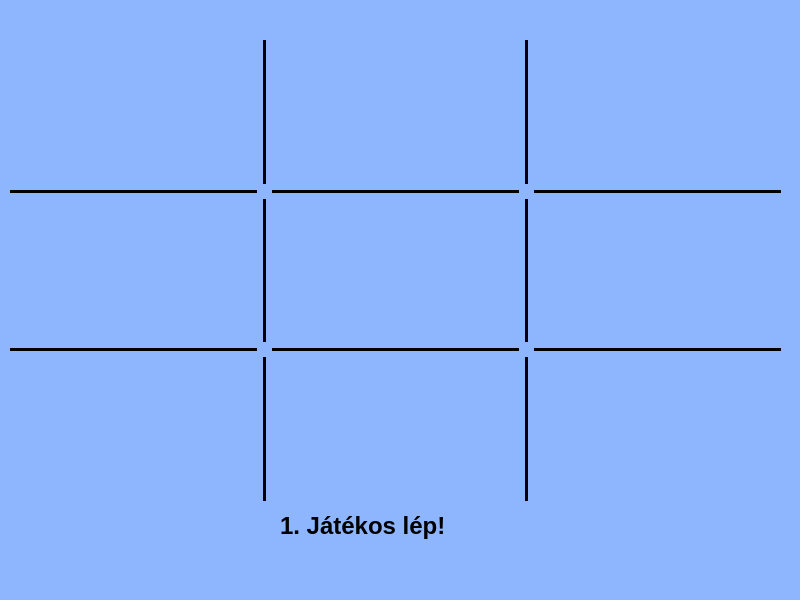
<?xml version="1.0" encoding="UTF-8"?>
<ui version="4.0">
 <class>MainWindow</class>
 <widget class="QMainWindow" name="MainWindow">
  <property name="geometry">
   <rect>
    <x>0</x>
    <y>0</y>
    <width>800</width>
    <height>600</height>
   </rect>
  </property>
  <property name="windowTitle">
   <string>MainWindow</string>
  </property>
  <property name="whatsThis">
   <string/>
  </property>
  <property name="styleSheet">
   <string notr="true">background-color: rgb(142, 182, 255);</string>
  </property>
  <widget class="QWidget" name="centralwidget">
   <widget class="QWidget" name="gridLayoutWidget">
    <property name="geometry">
     <rect>
      <x>10</x>
      <y>40</y>
      <width>771</width>
      <height>461</height>
     </rect>
    </property>
    <layout class="QGridLayout" name="gridLayout">
     <item row="3" column="4">
      <widget class="Line" name="line_6">
       <property name="styleSheet">
        <string notr="true">background-color:rgb(0, 0, 0);</string>
       </property>
       <property name="orientation">
        <enum>Qt::Horizontal</enum>
       </property>
      </widget>
     </item>
     <item row="4" column="4">
      <widget class="QPushButton" name="jl">
       <property name="sizePolicy">
        <sizepolicy hsizetype="Minimum" vsizetype="Expanding">
         <horstretch>0</horstretch>
         <verstretch>0</verstretch>
        </sizepolicy>
       </property>
       <property name="maximumSize">
        <size>
         <width>300</width>
         <height>250</height>
        </size>
       </property>
       <property name="font">
        <font>
         <pointsize>50</pointsize>
         <weight>75</weight>
         <bold>true</bold>
        </font>
       </property>
       <property name="autoFillBackground">
        <bool>false</bool>
       </property>
       <property name="text">
        <string/>
       </property>
       <property name="flat">
        <bool>true</bool>
       </property>
      </widget>
     </item>
     <item row="2" column="2">
      <widget class="QPushButton" name="kk">
       <property name="sizePolicy">
        <sizepolicy hsizetype="Minimum" vsizetype="Expanding">
         <horstretch>0</horstretch>
         <verstretch>0</verstretch>
        </sizepolicy>
       </property>
       <property name="maximumSize">
        <size>
         <width>300</width>
         <height>250</height>
        </size>
       </property>
       <property name="font">
        <font>
         <pointsize>50</pointsize>
         <weight>75</weight>
         <bold>true</bold>
        </font>
       </property>
       <property name="autoFillBackground">
        <bool>false</bool>
       </property>
       <property name="text">
        <string/>
       </property>
       <property name="flat">
        <bool>true</bool>
       </property>
      </widget>
     </item>
     <item row="0" column="2">
      <widget class="QPushButton" name="kf">
       <property name="sizePolicy">
        <sizepolicy hsizetype="Minimum" vsizetype="Expanding">
         <horstretch>0</horstretch>
         <verstretch>0</verstretch>
        </sizepolicy>
       </property>
       <property name="maximumSize">
        <size>
         <width>300</width>
         <height>250</height>
        </size>
       </property>
       <property name="font">
        <font>
         <pointsize>50</pointsize>
         <weight>75</weight>
         <bold>true</bold>
        </font>
       </property>
       <property name="autoFillBackground">
        <bool>false</bool>
       </property>
       <property name="text">
        <string/>
       </property>
       <property name="flat">
        <bool>true</bool>
       </property>
      </widget>
     </item>
     <item row="2" column="0">
      <widget class="QPushButton" name="bk">
       <property name="sizePolicy">
        <sizepolicy hsizetype="Minimum" vsizetype="Expanding">
         <horstretch>0</horstretch>
         <verstretch>0</verstretch>
        </sizepolicy>
       </property>
       <property name="maximumSize">
        <size>
         <width>300</width>
         <height>250</height>
        </size>
       </property>
       <property name="font">
        <font>
         <pointsize>50</pointsize>
         <weight>75</weight>
         <bold>true</bold>
        </font>
       </property>
       <property name="autoFillBackground">
        <bool>false</bool>
       </property>
       <property name="text">
        <string/>
       </property>
       <property name="flat">
        <bool>true</bool>
       </property>
      </widget>
     </item>
     <item row="4" column="2">
      <widget class="QPushButton" name="kl">
       <property name="sizePolicy">
        <sizepolicy hsizetype="Minimum" vsizetype="Expanding">
         <horstretch>0</horstretch>
         <verstretch>0</verstretch>
        </sizepolicy>
       </property>
       <property name="maximumSize">
        <size>
         <width>300</width>
         <height>250</height>
        </size>
       </property>
       <property name="font">
        <font>
         <pointsize>50</pointsize>
         <weight>75</weight>
         <bold>true</bold>
        </font>
       </property>
       <property name="autoFillBackground">
        <bool>false</bool>
       </property>
       <property name="text">
        <string/>
       </property>
       <property name="flat">
        <bool>true</bool>
       </property>
      </widget>
     </item>
     <item row="1" column="4">
      <widget class="Line" name="line_3">
       <property name="styleSheet">
        <string notr="true">background-color:rgb(0, 0, 0);</string>
       </property>
       <property name="orientation">
        <enum>Qt::Horizontal</enum>
       </property>
      </widget>
     </item>
     <item row="2" column="1">
      <widget class="Line" name="line_8">
       <property name="minimumSize">
        <size>
         <width>0</width>
         <height>0</height>
        </size>
       </property>
       <property name="styleSheet">
        <string notr="true">background-color:rgb(0, 0, 0);</string>
       </property>
       <property name="orientation">
        <enum>Qt::Vertical</enum>
       </property>
      </widget>
     </item>
     <item row="1" column="2">
      <widget class="Line" name="line_2">
       <property name="styleSheet">
        <string notr="true">background-color:rgb(0, 0, 0);</string>
       </property>
       <property name="orientation">
        <enum>Qt::Horizontal</enum>
       </property>
      </widget>
     </item>
     <item row="4" column="0">
      <widget class="QPushButton" name="bl">
       <property name="sizePolicy">
        <sizepolicy hsizetype="Minimum" vsizetype="Expanding">
         <horstretch>0</horstretch>
         <verstretch>0</verstretch>
        </sizepolicy>
       </property>
       <property name="maximumSize">
        <size>
         <width>300</width>
         <height>250</height>
        </size>
       </property>
       <property name="font">
        <font>
         <pointsize>50</pointsize>
         <weight>75</weight>
         <bold>true</bold>
        </font>
       </property>
       <property name="autoFillBackground">
        <bool>false</bool>
       </property>
       <property name="text">
        <string/>
       </property>
       <property name="flat">
        <bool>true</bool>
       </property>
      </widget>
     </item>
     <item row="2" column="4">
      <widget class="QPushButton" name="jk">
       <property name="sizePolicy">
        <sizepolicy hsizetype="Minimum" vsizetype="Expanding">
         <horstretch>0</horstretch>
         <verstretch>0</verstretch>
        </sizepolicy>
       </property>
       <property name="maximumSize">
        <size>
         <width>300</width>
         <height>250</height>
        </size>
       </property>
       <property name="font">
        <font>
         <pointsize>50</pointsize>
         <weight>75</weight>
         <bold>true</bold>
        </font>
       </property>
       <property name="autoFillBackground">
        <bool>false</bool>
       </property>
       <property name="text">
        <string/>
       </property>
       <property name="flat">
        <bool>true</bool>
       </property>
      </widget>
     </item>
     <item row="3" column="0">
      <widget class="Line" name="line_4">
       <property name="styleSheet">
        <string notr="true">background-color:rgb(0, 0, 0);</string>
       </property>
       <property name="orientation">
        <enum>Qt::Horizontal</enum>
       </property>
      </widget>
     </item>
     <item row="0" column="1">
      <widget class="Line" name="line_7">
       <property name="minimumSize">
        <size>
         <width>0</width>
         <height>0</height>
        </size>
       </property>
       <property name="styleSheet">
        <string notr="true">background-color:rgb(0, 0, 0);</string>
       </property>
       <property name="orientation">
        <enum>Qt::Vertical</enum>
       </property>
      </widget>
     </item>
     <item row="0" column="4">
      <widget class="QPushButton" name="jf">
       <property name="sizePolicy">
        <sizepolicy hsizetype="Minimum" vsizetype="Expanding">
         <horstretch>0</horstretch>
         <verstretch>0</verstretch>
        </sizepolicy>
       </property>
       <property name="maximumSize">
        <size>
         <width>300</width>
         <height>250</height>
        </size>
       </property>
       <property name="font">
        <font>
         <pointsize>50</pointsize>
         <weight>75</weight>
         <bold>true</bold>
        </font>
       </property>
       <property name="autoFillBackground">
        <bool>false</bool>
       </property>
       <property name="text">
        <string/>
       </property>
       <property name="flat">
        <bool>true</bool>
       </property>
      </widget>
     </item>
     <item row="0" column="0">
      <widget class="QPushButton" name="bf">
       <property name="sizePolicy">
        <sizepolicy hsizetype="Minimum" vsizetype="Expanding">
         <horstretch>0</horstretch>
         <verstretch>0</verstretch>
        </sizepolicy>
       </property>
       <property name="maximumSize">
        <size>
         <width>300</width>
         <height>250</height>
        </size>
       </property>
       <property name="font">
        <font>
         <pointsize>50</pointsize>
         <weight>75</weight>
         <bold>true</bold>
        </font>
       </property>
       <property name="autoFillBackground">
        <bool>false</bool>
       </property>
       <property name="text">
        <string/>
       </property>
       <property name="flat">
        <bool>true</bool>
       </property>
      </widget>
     </item>
     <item row="3" column="2">
      <widget class="Line" name="line_5">
       <property name="styleSheet">
        <string notr="true">background-color:rgb(0, 0, 0);</string>
       </property>
       <property name="orientation">
        <enum>Qt::Horizontal</enum>
       </property>
      </widget>
     </item>
     <item row="1" column="0">
      <widget class="Line" name="line">
       <property name="styleSheet">
        <string notr="true">background-color:rgb(0, 0, 0);</string>
       </property>
       <property name="orientation">
        <enum>Qt::Horizontal</enum>
       </property>
      </widget>
     </item>
     <item row="4" column="1">
      <widget class="Line" name="line_9">
       <property name="minimumSize">
        <size>
         <width>0</width>
         <height>0</height>
        </size>
       </property>
       <property name="styleSheet">
        <string notr="true">background-color:rgb(0, 0, 0);</string>
       </property>
       <property name="orientation">
        <enum>Qt::Vertical</enum>
       </property>
      </widget>
     </item>
     <item row="0" column="3">
      <widget class="Line" name="line_10">
       <property name="minimumSize">
        <size>
         <width>0</width>
         <height>0</height>
        </size>
       </property>
       <property name="styleSheet">
        <string notr="true">background-color:rgb(0, 0, 0);</string>
       </property>
       <property name="orientation">
        <enum>Qt::Vertical</enum>
       </property>
      </widget>
     </item>
     <item row="2" column="3">
      <widget class="Line" name="line_11">
       <property name="minimumSize">
        <size>
         <width>0</width>
         <height>0</height>
        </size>
       </property>
       <property name="styleSheet">
        <string notr="true">background-color:rgb(0, 0, 0);</string>
       </property>
       <property name="orientation">
        <enum>Qt::Vertical</enum>
       </property>
      </widget>
     </item>
     <item row="4" column="3">
      <widget class="Line" name="line_12">
       <property name="minimumSize">
        <size>
         <width>0</width>
         <height>0</height>
        </size>
       </property>
       <property name="styleSheet">
        <string notr="true">background-color:rgb(0, 0, 0);</string>
       </property>
       <property name="orientation">
        <enum>Qt::Vertical</enum>
       </property>
      </widget>
     </item>
    </layout>
   </widget>
   <widget class="QLabel" name="label">
    <property name="geometry">
     <rect>
      <x>280</x>
      <y>510</y>
      <width>291</width>
      <height>31</height>
     </rect>
    </property>
    <property name="font">
     <font>
      <pointsize>18</pointsize>
      <weight>75</weight>
      <bold>true</bold>
     </font>
    </property>
    <property name="text">
     <string>1. Játékos lép!</string>
    </property>
   </widget>
  </widget>
  <widget class="QMenuBar" name="menubar">
   <property name="geometry">
    <rect>
     <x>0</x>
     <y>0</y>
     <width>800</width>
     <height>26</height>
    </rect>
   </property>
  </widget>
  <widget class="QStatusBar" name="statusbar"/>
 </widget>
 <resources/>
 <connections/>
</ui>
